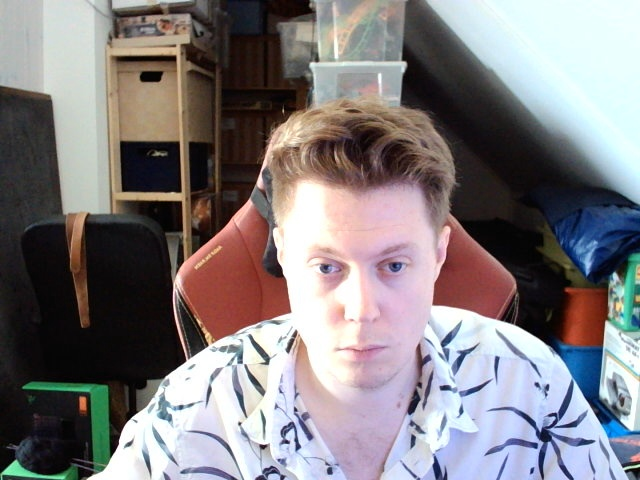
#> input picture Facial_Recoqnition/test_image.jpg, 640 x 480 px
$ python picture_facial_reqoc.py
#> lines starting #> are read from the running program, lines starting #| are printed output that depends on the picture
#> further down, img is the input picture: shape (480, 640, 3); mean B, G, R 127.6, 125.1, 130.3
'''
https://towardsdatascience.com/face-detection-in-2-minutes-using-opencv-python-90f89d7c0f81
'''

import cv2
import numpy as np

# [55 lines left out: functions facial_recognition, show_face_from_picure, save_face_from_picure, not called in this run]

def test_save_face_from_picure(img):
    # Load the cascade
    face_cascade = cv2.CascadeClassifier('../haarcascade/haarcascade_fontalface.xml')
    # Read the input image
    # img = cv2.imread('test_image.jpg')
    # Convert into grayscale
    gray = cv2.cvtColor(img, cv2.COLOR_BGR2GRAY)
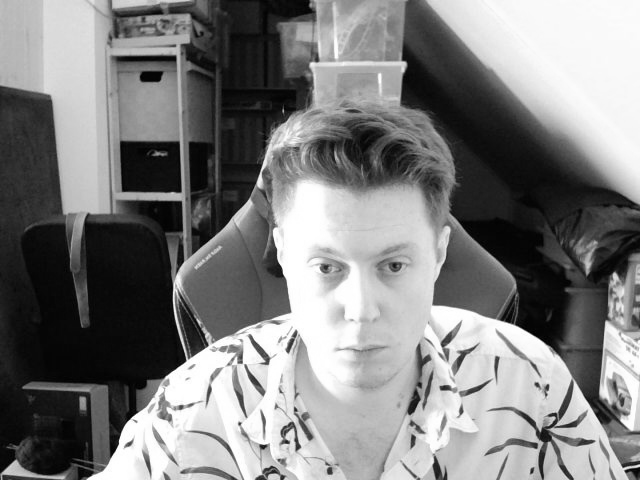
#> gray: shape (480, 640); min 0, max 255, mean 127
    # Detect faces
    faces = face_cascade.detectMultiScale(gray, 1.1, 4)
#> faces = [[269, 203, 180, 180]]
    # face = img.copy()

    # Draw rectangle around the faces
    for (x, y, w, h) in faces:
        # face = np.array((w, h, 3))
        face = img[y:y+w, x:x+h]
#> this loop made 1 pass
#> pass 1, in test_save_face_from_picure, `face = img[y:y+w, x:x+h]`:
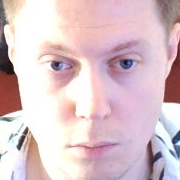
#> face: shape (180, 180, 3); mean B, G, R 201.9, 196, 219.6
        # cv2.rectangle(img, (x, y), (x+w, y+h), (0, 0, 0), 2)
    # Display the output
    cv2.imwrite("../Pictures/faces/test_1.jpg",face) #save image


if __name__ == "__main__":
    img = cv2.imread('test_image.jpg')
    # facial_recognition(img)
    # show_face_from_picure(img)
    test_save_face_from_picure(img)
